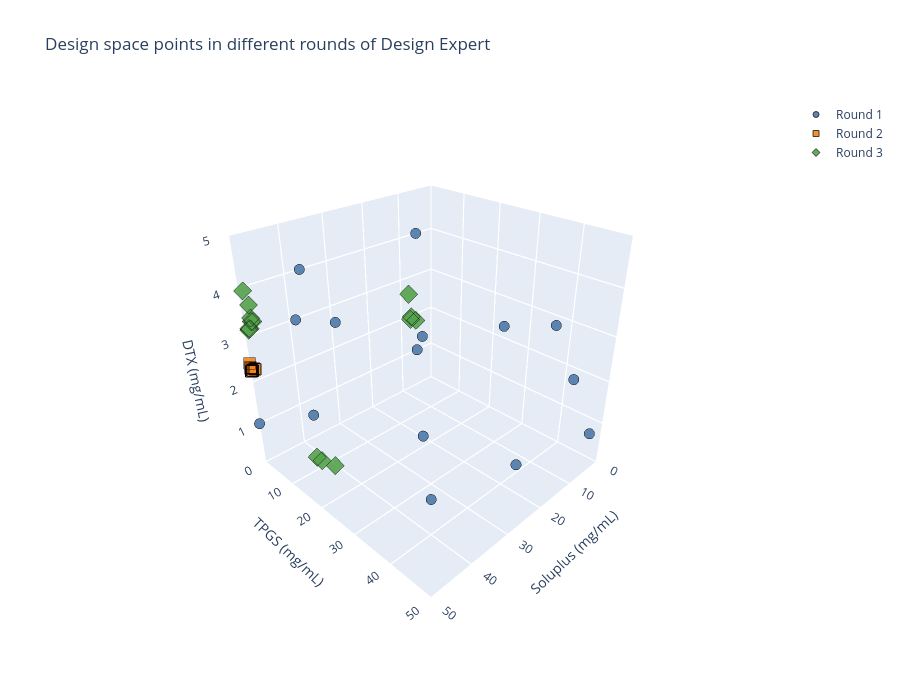

Here is the notebook cell this chart was saved with:
### Markdown cell above
### Plot

### Code cell
# ------------------------
# Colors and symbols
# ------------------------
colors = {
    "Round 1": "#4C78A8",
    "Round 2": "#F58518",
    "Round 3": "#54A24B"
}

symbols = {
    "Round 1": "circle",
    "Round 2": "square",
    "Round 3": "diamond"
}

# ------------------------
# Plot
# ------------------------
fig = go.Figure()

for round_name in df_all["Round"].unique():
    
    df = df_all[df_all["Round"] == round_name]

    fig.add_trace(go.Scatter3d(
        x=df["Soluplus"],
        y=df["TPGS"],
        z=df["DTX"],
        mode='markers',
        marker=dict(
            size=6,
            color=colors[round_name],
            symbol=symbols[round_name],
            line=dict(color='black', width=0.8),
            opacity=0.9
        ),
        name=round_name
    ))

fig.update_layout(
    title="Design space points in different rounds of Design Expert",
    scene=dict(
        xaxis=dict(title="Soluplus (mg/mL)", range=[0, 50], showgrid=True,
                   gridcolor='rgba(120,120,120,0.35)'),
        yaxis=dict(title="TPGS (mg/mL)", range=[0, 50], showgrid=True,
                   gridcolor='rgba(120,120,120,0.35)'),
        zaxis=dict(title="DTX (mg/mL)", range=[0, 5], showgrid=True,
                   gridcolor='rgba(120,120,120,0.35)'),
        camera=dict(eye=dict(x=1.5, y=1.5, z=1.2))
    ),
    #template="plotly_white",
    width=900,
    height=700
)

pio.renderers.default = "vscode"

fig.show()

### Figure 1 — Plotly figure (JSON) as saved in the notebook; plotly's stock layout.template omitted (floating-point values rounded to 4 significant figures)
{"data": [{"marker": {"color": "#4C78A8", "line": {"color": "black", "width": 0.8}, "opacity": 0.9, "size": 6, "symbol": "circle"}, "mode": "markers", "name": "Round 1", "type": "scatter3d", "x": [5.9, 50.0, 29.3, 50.0, 36.5, 50.0, 5.0, 29.75, 29.75, 5.0, 29.3, 5.0, 21.43, 13.78, 50.0], "y": [27.52, 0.05, 50.0, 50.0, 0.05, 20.78, 0.05, 27.52, 1.05, 50.0, 27.04, 0.05, 50.0, 50.0, 18.53], "z": [2.65, 1.0, 1.6, 2.13, 4.0, 2.22, 4.0, 1.06, 2.65, 1.0, 3.25, 1.0, 4.0, 2.65, 4.0]}, {"marker": {"color": "#F58518", "line": {"color": "black", "width": 0.8}, "opacity": 0.9, "size": 6, "symbol": "square"}, "mode": "markers", "name": "Round 2", "type": "scatter3d", "x": [50.0, 50.0, 49.99, 50.0, 50.0, 50.0, 49.73, 50.0, 49.66, 50.0, 49.18, 50.0, 50.0, 49.38, 49.17], "y": [0.05, 0.05, 0.05, 0.254, 0.334, 0.05, 0.05, 0.05, 0.05, 0.05, 0.335, 0.969, 0.05, 0.402, 0.05], "z": [2.25, 2.251, 2.275, 2.261, 2.265, 2.307, 2.26, 2.325, 2.263, 2.345, 2.275, 2.299, 2.432, 2.29, 2.281]}, {"marker": {"color": "#54A24B", "line": {"color": "black", "width": 0.8}, "opacity": 0.9, "size": 6, "symbol": "diamond"}, "mode": "markers", "name": "Round 3", "type": "scatter3d", "x": [49.06, 49.15, 49.13, 7.862, 49.23, 49.1, 49.07, 8.299, 49.05, 49.3, 7.866, 49.15, 7.807, 47.52, 48.59], "y": [1.403, 0.162, 0.723, 0.856, 1.763, 1.503, 20.43, 0.852, 2.095, 0.526, 1.132, 0.301, 2.647, 22.25, 18.07], "z": [3.346, 3.126, 3.173, 1.968, 3.705, 3.425, 1.136, 2.631, 3.37, 3.95, 2.046, 3.164, 1.999, 1.033, 1.058]}], "layout": {"height": 700, "scene": {"camera": {"eye": {"x": 1.5, "y": 1.5, "z": 1.2}}, "xaxis": {"gridcolor": "rgba(120,120,120,0.35)", "range": [0, 50], "showgrid": true, "title": {"text": "Soluplus (mg/mL)"}}, "yaxis": {"gridcolor": "rgba(120,120,120,0.35)", "range": [0, 50], "showgrid": true, "title": {"text": "TPGS (mg/mL)"}}, "zaxis": {"gridcolor": "rgba(120,120,120,0.35)", "range": [0, 5], "showgrid": true, "title": {"text": "DTX (mg/mL)"}}}, "title": {"text": "Design space points in different rounds of Design Expert"}, "width": 900}}
